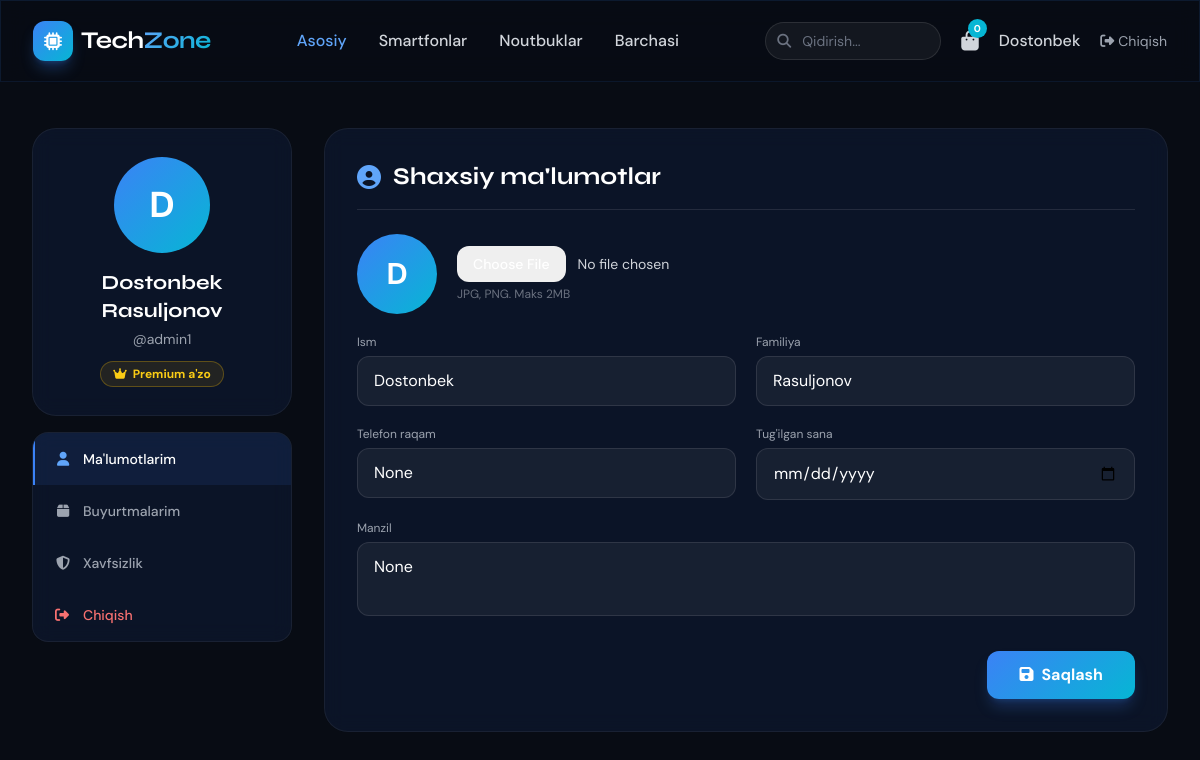
Screenshot of /user/profile/ (signed in) with the database file from the repository.
### user/models.py (models this page shows, shortened)
class CustomUser(AbstractUser):
    image = models.ImageField(upload_to='users/', null=True, blank=True)
    phone = models.CharField(max_length=13, null=True, blank=True)
    birth_date = models.DateField(null=True, blank=True)
    address = models.CharField(max_length=255, null=True, blank=True)

### user/views.py (the view, shortened to what this page needs)
# urls.py: path('profile/', profile, name='profile'),
@login_required(login_url='login')
def profile(request):
    context = {}
    return render(request, 'user/profile.html', context=context)

### user/templates/user/profile.html (shortened to what this page needs)
{% extends 'base.html' %}
{% block main %}
<section class="pt-32 pb-20 min-h-screen">
  <div class="max-w-7xl mx-auto px-4 sm:px-6 lg:px-8">
    <div class="grid grid-cols-1 lg:grid-cols-4 gap-8">
      <div class="lg:col-span-1">
        <div class="glass-card rounded-3xl p-7 text-center mb-4">
          <div class="relative inline-block mb-4">
            {% if request.user.image %}
            <img src="{{ request.user.image.url }}" alt="Avatar" class="w-24 h-24 rounded-full object-cover mx-auto" style="ring:4px solid rgba(59,130,246,0.3);">
            {% else %}
            <div class="w-24 h-24 rounded-full flex items-center justify-center text-4xl font-bold text-white mx-auto" style="background:linear-gradient(135deg,#3b82f6,#06b6d4);">
              {{ request.user.first_name|first|upper|default:request.user.username|first|upper }}
            </div>
            {% endif %}
          </div>
          <h3 class="font-bold text-white text-xl" style="font-family:'Syne',sans-serif;">{{ request.user.first_name }} {{ request.user.last_name }}</h3>
          <p class="text-gray-400 text-sm mt-1">@{{ request.user.username }}</p>
          <div class="mt-3 inline-flex items-center gap-1.5 px-3 py-1 rounded-full border text-xs font-bold" style="background:rgba(234,179,8,0.1);border-color:rgba(234,179,8,0.3);color:#facc15;">
            <i class="fas fa-crown"></i> Premium a'zo
          </div>
        </div>
        <div class="glass-card rounded-2xl overflow-hidden">
          <button onclick="switchTab('info')" id="btn-info" class="tab-btn w-full flex items-center gap-3 px-5 py-4 text-white border-l-2 border-primary-500 font-medium text-sm transition" style="background:rgba(59,130,246,0.1);">
            <i class="fas fa-user text-primary-400 w-4"></i> Ma'lumotlarim
          </button>
          <button onclick="switchTab('orders')" id="btn-orders" class="tab-btn w-full flex items-center gap-3 px-5 py-4 text-gray-400 hover:bg-white/5 hover:text-white border-l-2 border-transparent font-medium text-sm transition">
            <i class="fas fa-box w-4"></i> Buyurtmalarim
          </button>
          <button onclick="switchTab('security')" id="btn-security" class="tab-btn w-full flex items-center gap-3 px-5 py-4 text-gray-400 hover:bg-white/5 hover:text-white border-l-2 border-transparent font-medium text-sm transition">
            <i class="fas fa-shield-alt w-4"></i> Xavfsizlik
          </button>
          <a href="{% url 'logout' %}" class="w-full flex items-center gap-3 px-5 py-4 text-red-400 hover:bg-red-500/5 border-l-2 border-transparent font-medium text-sm transition">
            <i class="fas fa-sign-out-alt w-4"></i> Chiqish
          </a>
        </div>
      </div>
      <div class="lg:col-span-3">
        <div id="tab-info" class="glass-card rounded-3xl p-8">
          <h2 class="text-2xl font-bold text-white mb-6 pb-4 border-b border-white/10 flex items-center gap-3" style="font-family:'Syne',sans-serif;">
            <i class="fas fa-user-circle text-primary-400"></i> Shaxsiy ma'lumotlar
          </h2>
          <form method="post" enctype="multipart/form-data" class="space-y-5">
            <div class="flex items-center gap-5 mb-6">
              {% if request.user.image %}
              <img src="{{ request.user.image.url }}" class="w-20 h-20 rounded-full object-cover">
              {% else %}
              <div class="w-20 h-20 rounded-full flex items-center justify-center text-3xl font-bold text-white flex-shrink-0" style="background:linear-gradient(135deg,#3b82f6,#06b6d4);">{{ request.user.first_name|first|upper|default:request.user.username|first|upper }}</div>
              {% endif %}
              <div>
                <input type="file" name="image" accept="image/*" class="text-sm text-gray-300 file:mr-3 file:py-2 file:px-4 file:rounded-xl file:border-0 file:text-sm file:font-medium file:text-white" style="file:background:rgba(59,130,246,0.2);">
                <p class="text-xs text-gray-500 mt-1">JPG, PNG. Maks 2MB</p>
              </div>
            </div>
            <div class="grid grid-cols-1 sm:grid-cols-2 gap-5">
              <div>
                <label class="text-xs text-gray-400 mb-1.5 block">Ism</label>
                <input type="text" name="first_name" value="{{ request.user.first_name }}" class="w-full rounded-xl py-3 px-4 text-white focus:outline-none focus:border-primary-500 transition" style="background:rgba(255,255,255,0.05);border:1px solid rgba(255,255,255,0.1);">
              </div>
              <div>
                <label class="text-xs text-gray-400 mb-1.5 block">Familiya</label>
                <input type="text" name="last_name" value="{{ request.user.last_name }}" class="w-full rounded-xl py-3 px-4 text-white focus:outline-none focus:border-primary-500 transition" style="background:rgba(255,255,255,0.05);border:1px solid rgba(255,255,255,0.1);">
              </div>
              <div>
                <label class="text-xs text-gray-400 mb-1.5 block">Telefon raqam</label>
                <input type="tel" name="phone" value="{{ request.user.phone }}" class="w-full rounded-xl py-3 px-4 text-white focus:outline-none focus:border-primary-500 transition" style="background:rgba(255,255,255,0.05);border:1px solid rgba(255,255,255,0.1);" placeholder="+998 90 000 00 00">
              </div>
              <div>
                <label class="text-xs text-gray-400 mb-1.5 block">Tug'ilgan sana</label>
                <input type="date" name="birth_date" value="{{ request.user.birth_date|date:'Y-m-d' }}" class="w-full rounded-xl py-3 px-4 text-white focus:outline-none focus:border-primary-500 transition" style="background:rgba(255,255,255,0.05);border:1px solid rgba(255,255,255,0.1);">
              </div>
              <div class="sm:col-span-2">
                <label class="text-xs text-gray-400 mb-1.5 block">Manzil</label>
                <textarea name="address" rows="2" class="w-full rounded-xl py-3 px-4 text-white focus:outline-none focus:border-primary-500 transition resize-none" style="background:rgba(255,255,255,0.05);border:1px solid rgba(255,255,255,0.1);" placeholder="Shahar, tuman, ko'cha, uy...">{{ request.user.address }}</textarea>
              </div>
            </div>
            <div class="flex justify-end pt-2">
              <button type="submit" class="text-white px-8 py-3 rounded-xl font-bold transition shadow-lg shadow-blue-500/25 hover:-translate-y-0.5" style="background:linear-gradient(135deg,#3b82f6,#06b6d4);">
                <i class="fas fa-save mr-2"></i>Saqlash
              </button>
            </div>
          </form>
        </div>
      </div>
    </div>
  </div>
</section>
{% endblock %}

### templates/components/navbar.html (shortened to what this page needs)
<nav class="fixed w-full z-40 glass top-0 transition-all duration-300" style="background:rgba(8,12,20,0.85);backdrop-filter:blur(14px);border-bottom:1px solid rgba(59,130,246,0.1);">
  <div class="max-w-7xl mx-auto px-4 sm:px-6 lg:px-8">
    <div class="flex justify-between items-center h-20">
      <a href="{% url 'index' %}" class="flex items-center gap-2">
        <div class="w-10 h-10 rounded-xl flex items-center justify-center text-white text-lg font-bold shadow-lg shadow-blue-500/30" style="background:linear-gradient(135deg,#3b82f6,#06b6d4);">
          <i class="fas fa-microchip"></i>
        </div>
        <span class="font-syne font-bold text-2xl tracking-tight text-white" style="font-family:'Syne',sans-serif;">Tech<span class="gradient-text">Zone</span></span>
      </a>
      <div class="hidden md:flex items-center space-x-8">
        <a href="{% url 'index' %}" class="text-primary-400 font-medium transition hover:text-primary-300">Asosiy</a>
        <a href="{% url 'index' %}?category=smartfonlar" class="text-gray-300 hover:text-white font-medium transition">Smartfonlar</a>
        <a href="{% url 'index' %}?category=noutbuklar" class="text-gray-300 hover:text-white font-medium transition">Noutbuklar</a>
        <a href="{% url 'index' %}#products" class="text-gray-300 hover:text-white font-medium transition">Barchasi</a>
      </div>
      <div class="hidden md:flex items-center space-x-5">
        <form action="{% url 'index' %}" method="get" class="relative">
          <input type="text" name="q" placeholder="Qidirish..." class="bg-white/5 border border-white/10 rounded-full py-2 pl-9 pr-4 text-sm text-white placeholder-gray-500 focus:outline-none focus:border-primary-500 w-44 transition focus:w-56">
          <i class="fas fa-search absolute left-3 top-1/2 -translate-y-1/2 text-gray-500 text-sm"></i>
        </form>
        <a href="{% url 'cart' %}" class="relative text-gray-300 hover:text-primary-400 transition group">
          <i class="fas fa-shopping-bag text-xl group-hover:scale-110 transition"></i>
          <span id="cart-badge" class="absolute -top-2 -right-2 text-white text-[10px] font-bold px-1.5 py-0.5 rounded-full" style="background:#06b6d4;">{{ cart_count|default:"0" }}</span>
        </a>
        {% if user.is_authenticated %}
        <a href="{% url 'profile' %}" class="text-gray-300 hover:text-white font-medium transition">{{ user.first_name|default:user.username }}</a>
        <a href="{% url 'logout' %}" class="text-gray-400 hover:text-red-400 transition text-sm"><i class="fas fa-sign-out-alt mr-1"></i>Chiqish</a>
        {% endif %}
      </div>
    </div>
  </div>
</nav>

### static/assets/css/style.css (style rules this page uses)
:root { --primary: #3b82f6; --primary-hover: #2563eb; --accent: #06b6d4; --bg-dark: #080c14; --bg-card: #0f1828; }
* { box-sizing: border-box; }
body { font-family: 'DM Sans', sans-serif; background-color: var(--bg-dark); color: #f0f6ff; scroll-behavior: smooth; }
.font-syne { font-family: 'Syne', sans-serif; }
.glass { background: rgba(15, 30, 60, 0.65); backdrop-filter: blur(14px); -webkit-backdrop-filter: blur(14px); border: 1px solid rgba(59,130,246,0.12); }
.glass-card { background: rgba(15, 28, 55, 0.55); backdrop-filter: blur(10px); -webkit-backdrop-filter: blur(10px); border: 1px solid rgba(255,255,255,0.06); transition: transform 0.35s ease, box-shadow 0.35s ease, border-color 0.35s ease; }
.gradient-text { background: linear-gradient(135deg, #60a5fa, #06b6d4); -webkit-background-clip: text; -webkit-text-fill-color: transparent; background-clip: text; }

### rows the page displays
CustomUser: first_name "Dostonbek", user.first_name|first "D", user.first_name "Dostonbek", user.last_name "Rasuljonov", user.username "admin1", last_name "Rasuljonov", phone "None", address "None"

### other values shown
{{ cart_count|default:"0" }} "0"
